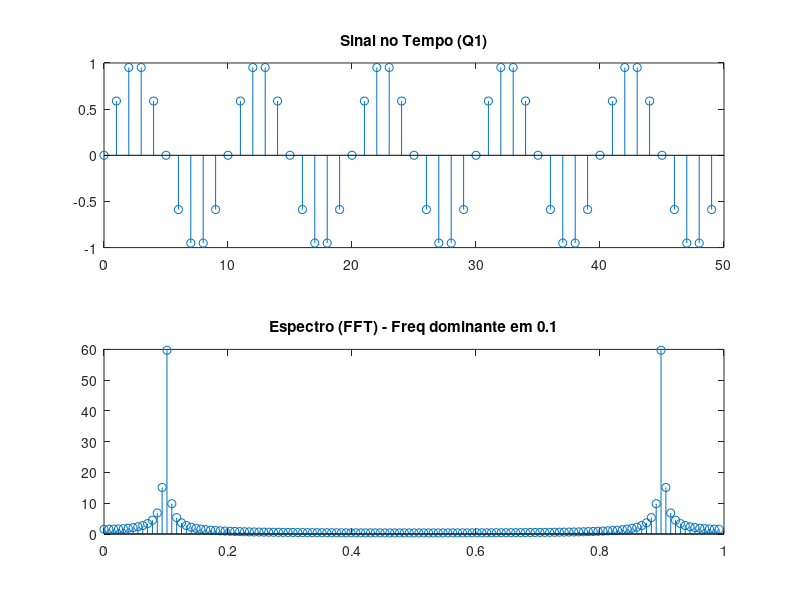
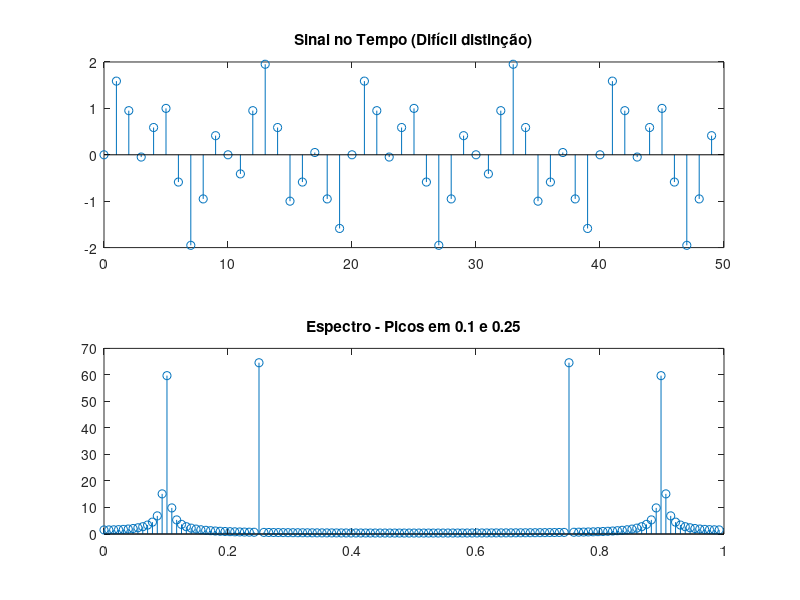
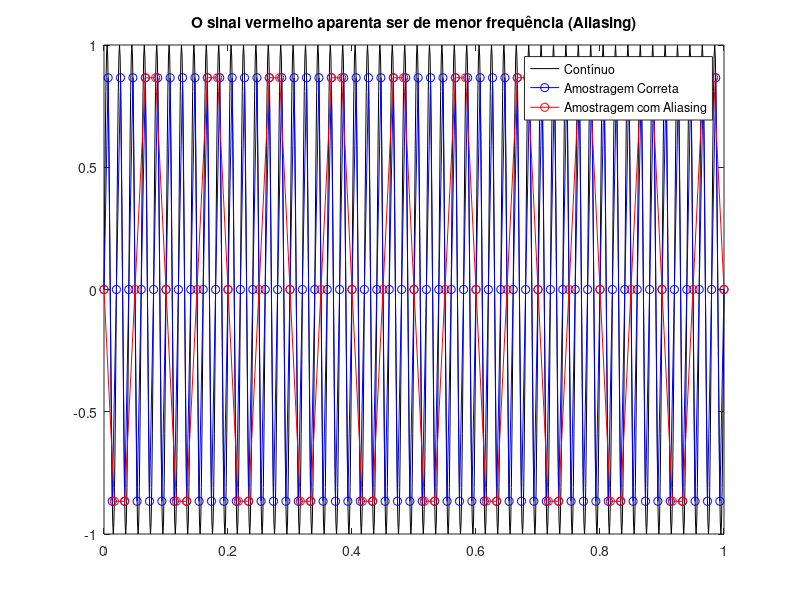
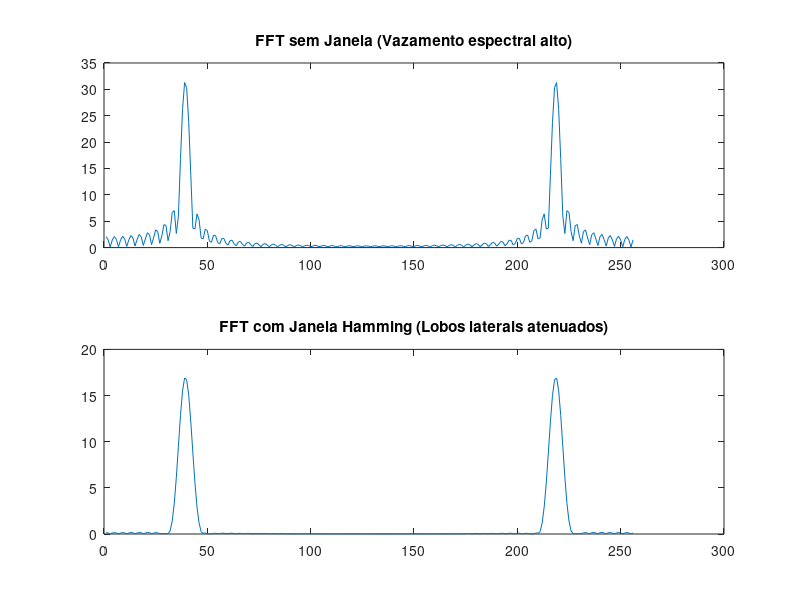

The MATLAB source for these figures, in order:
% ESTUDO DIRIGIDO - PARTE 3: Análise no Domínio da Frequência
% Resolução das 10 Questões de Simulação
clc; close all;
graphics_toolkit('qt');

%% Questão 1: Senoide f0 = 0.1 e N = 128
N = 128;
n = 0:N-1;
f0 = 0.1;
x1 = sin(2*pi*f0*n);

X1 = abs(fft(x1));
freq_axis = (0:N-1)/N; % Eixo de frequência normalizada

figure('Name', 'Questão 1');
subplot(2,1,1); stem(n(1:50), x1(1:50)); title('Sinal no Tempo (Q1)');
subplot(2,1,2); stem(freq_axis, X1); title('Espectro (FFT) - Freq dominante em 0.1');

%% Questão 2: Soma de duas senoides
f1 = 0.1; f2 = 0.25;
x2 = sin(2*pi*f1*n) + sin(2*pi*f2*n);
X2 = abs(fft(x2));

figure('Name', 'Questão 2');
subplot(2,1,1); stem(n(1:50), x2(1:50)); title('Sinal no Tempo (Difícil distinção)');
subplot(2,1,2); stem(freq_axis, X2); title('Espectro - Picos em 0.1 e 0.25');

%% Questão 3: Aliasing
t = 0:0.001:1; % Tempo contínuo simulado
f_real = 50;   % Frequencia de 50 Hz
x_cont = sin(2*pi*f_real*t);

fs_boa = 150; % Acima de Nyquist
ts_boa = 0:1/fs_boa:1;
x_boa = sin(2*pi*f_real*ts_boa);

fs_ruim = 60; % Abaixo de Nyquist (Aliasing)
ts_ruim = 0:1/fs_ruim:1;
x_ruim = sin(2*pi*f_real*ts_ruim);

figure('Name', 'Questão 3: Aliasing');
plot(t, x_cont, 'k', ts_boa, x_boa, 'bo-', ts_ruim, x_ruim, 'ro-');
legend('Contínuo', 'Amostragem Correta', 'Amostragem com Aliasing');
title('O sinal vermelho aparenta ser de menor frequência (Aliasing)');

%% Questão 4: Janelamento (Vazamento Espectral)
n4 = 0:63;
x4 = sin(2*pi*0.15*n4); % Frequencia não múltipla da janela (gera vazamento)
X4_no_window = abs(fft(x4, 256)); % Zero-padding para melhor visualização

w = 0.54 - 0.46*cos(2*pi*n4/63); % Janela de Hamming matemática
x4_windowed = x4 .* w;
X4_windowed = abs(fft(x4_windowed, 256));

figure('Name', 'Questão 4: Janelamento');
subplot(2,1,1); plot(X4_no_window); title('FFT sem Janela (Vazamento espectral alto)');
subplot(2,1,2); plot(X4_windowed); title('FFT com Janela Hamming (Lobos laterais atenuados)');

%% Questão 5: Senoide com Ruído Aditivo
ruido = 2 * randn(1, N); % Ruído forte
x5 = x1 + ruido;
X5 = abs(fft(x5));

figure('Name', 'Questão 5: Sinal e Ruído');
subplot(2,1,1); plot(n, x5); title('Tempo: Impossível ver a senoide');
subplot(2,1,2); plot(freq_axis, X5); title('Frequência: Pico em 0.1 permanece visível');

%% Questão 6: DFT Direta vs FFT
N6 = 16;
n6 = 0:N6-1;
x6 = rand(1, N6);

% DFT Manual
X_dft = zeros(1, N6);
for k = 0:N6-1
    for i = 0:N6-1
        X_dft(k+1) = X_dft(k+1) + x6(i+1) * exp(-1i*2*pi*k*i/N6);
    end
end
X_fft = fft(x6);

disp('Questão 6: Diferença máxima entre DFT manual e FFT nativa:');
disp(max(abs(X_dft - X_fft))); % Deve ser próximo a zero

%% Questão 7: Transformada Z e Estabilidade (H(z) = 1 / (1 - 0.8z^-1))
% Resposta ao impulso equivale a aplicar um impulso na equação de diferenças
n7 = 0:30;
impulso = n7 == 0;
h7 = filter(1, [1 -0.8], impulso);

figure('Name', 'Questão 7: Estabilidade');
stem(n7, h7); title('Resposta ao Impulso h[n]: O sistema é ESTÁVEL (decai para zero)');

%% Questão 8: Resolução Espectral (Número de Amostras)
f0_8 = 0.12;
n_curto = 0:31; x_curto = sin(2*pi*f0_8*n_curto);
n_longo = 0:255; x_longo = sin(2*pi*f0_8*n_longo);

figure('Name', 'Questão 8: Resolução');
subplot(2,1,1); stem(abs(fft(x_curto))); title('N=32 (Picos largos, baixa resolução)');
subplot(2,1,2); stem(abs(fft(x_longo))); title('N=256 (Pico fino, alta resolução espectral)');

%% Questão 9: Frequência Principal e Harmônica (Vibração Mecânica)
x9 = sin(2*pi*0.1*n) + 0.4*sin(2*pi*0.2*n) + 0.1*sin(2*pi*0.3*n);
X9 = abs(fft(x9));

figure('Name', 'Questão 9: Harmônicas');
stem(freq_axis(1:N/2), X9(1:N/2)); title('Diagnóstico: Fundamental em 0.1, Harmônicas em 0.2 e 0.3');

%% Questão 10: Aplicação em Sinal Real Simulado
% Simulando a vibração de um motor com uma falha no rolamento
t_motor = 0:0.005:2;
motor_normal = 1.5 * sin(2*pi*30*t_motor); % Rotação base 30Hz
falha_rolamento = 0.8 * sin(2*pi*120*t_motor); % Impactos periódicos
ruido_chao = 0.5 * randn(1, length(t_motor));

sinal_real = motor_normal + falha_rolamento + ruido_chao;
Espectro_real = abs(fft(sinal_real));
freqs_motor = linspace(0, 1/(2*0.005), length(t_motor)/2);

figure('Name', 'Questão 10: Diagnóstico de Máquina');
subplot(2,1,1); plot(t_motor, sinal_real); title('Acelerômetro no Motor (Domínio do Tempo)');
subplot(2,1,2); plot(freqs_motor, Espectro_real(1:length(freqs_motor))); 
title('Espectro (FFT): Revela pico da falha em 120Hz sob o ruído');
xlim([0 150]);

disp('Pressione Enter no terminal para finalizar os gráficos.');
pause;
